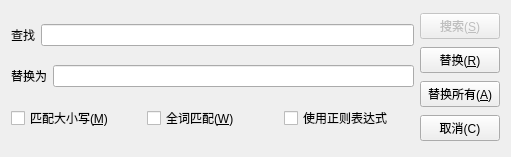
<?xml version="1.0" encoding="UTF-8"?>
<ui version="4.0">
 <class>FindDialog</class>
 <widget class="QDialog" name="FindDialog">
  <property name="windowModality">
   <enum>Qt::WindowModal</enum>
  </property>
  <property name="geometry">
   <rect>
    <x>0</x>
    <y>0</y>
    <width>511</width>
    <height>157</height>
   </rect>
  </property>
  <property name="sizePolicy">
   <sizepolicy hsizetype="Preferred" vsizetype="Preferred">
    <horstretch>0</horstretch>
    <verstretch>0</verstretch>
   </sizepolicy>
  </property>
  <property name="cursor">
   <cursorShape>ArrowCursor</cursorShape>
  </property>
  <property name="windowTitle">
   <string>查找</string>
  </property>
  <property name="windowIcon">
   <iconset resource="../resources.qrc">
    <normaloff>:/icons/resources/icons/edit_find.png</normaloff>:/icons/resources/icons/edit_find.png</iconset>
  </property>
  <layout class="QHBoxLayout" name="horizontalLayout_4">
   <item>
    <layout class="QVBoxLayout" name="verticalLayout">
     <item>
      <layout class="QHBoxLayout" name="searchLayout">
       <item>
        <widget class="QLabel" name="labelSearch">
         <property name="text">
          <string>查找</string>
         </property>
         <property name="buddy">
          <cstring>leSearch</cstring>
         </property>
        </widget>
       </item>
       <item>
        <widget class="QLineEdit" name="leSearch">
         <property name="styleSheet">
          <string notr="true"/>
         </property>
        </widget>
       </item>
      </layout>
     </item>
     <item>
      <layout class="QHBoxLayout" name="replaceLayout">
       <item>
        <widget class="QLabel" name="labelReplace">
         <property name="text">
          <string>替换为</string>
         </property>
         <property name="buddy">
          <cstring>leReplace</cstring>
         </property>
        </widget>
       </item>
       <item>
        <widget class="QLineEdit" name="leReplace"/>
       </item>
      </layout>
     </item>
     <item>
      <layout class="QHBoxLayout" name="cbLayout">
       <item>
        <widget class="QCheckBox" name="cbCase">
         <property name="text">
          <string>匹配大小写(&amp;M)</string>
         </property>
        </widget>
       </item>
       <item>
        <widget class="QCheckBox" name="cbMatch">
         <property name="text">
          <string>全词匹配(&amp;W)</string>
         </property>
        </widget>
       </item>
       <item>
        <widget class="QCheckBox" name="cbRegex">
         <property name="text">
          <string>使用正则表达式</string>
         </property>
        </widget>
       </item>
      </layout>
     </item>
    </layout>
   </item>
   <item>
    <layout class="QVBoxLayout" name="buttonLayout">
     <item>
      <widget class="QPushButton" name="btnSearch">
       <property name="enabled">
        <bool>false</bool>
       </property>
       <property name="text">
        <string>搜索(&amp;S)</string>
       </property>
       <property name="default">
        <bool>true</bool>
       </property>
      </widget>
     </item>
     <item>
      <widget class="QPushButton" name="btnReplace">
       <property name="text">
        <string>替换(&amp;R)</string>
       </property>
       <property name="default">
        <bool>false</bool>
       </property>
      </widget>
     </item>
     <item>
      <widget class="QPushButton" name="btnReplaceAll">
       <property name="styleSheet">
        <string notr="true">QPushButton:hover{
	color: green;
}</string>
       </property>
       <property name="text">
        <string>替换所有(&amp;A)</string>
       </property>
      </widget>
     </item>
     <item>
      <widget class="QPushButton" name="btnCancel">
       <property name="text">
        <string>取消(C)</string>
       </property>
      </widget>
     </item>
    </layout>
   </item>
  </layout>
 </widget>
 <tabstops>
  <tabstop>leSearch</tabstop>
  <tabstop>btnSearch</tabstop>
  <tabstop>btnCancel</tabstop>
 </tabstops>
 <resources>
  <include location="../resources.qrc"/>
 </resources>
 <connections/>
</ui>
